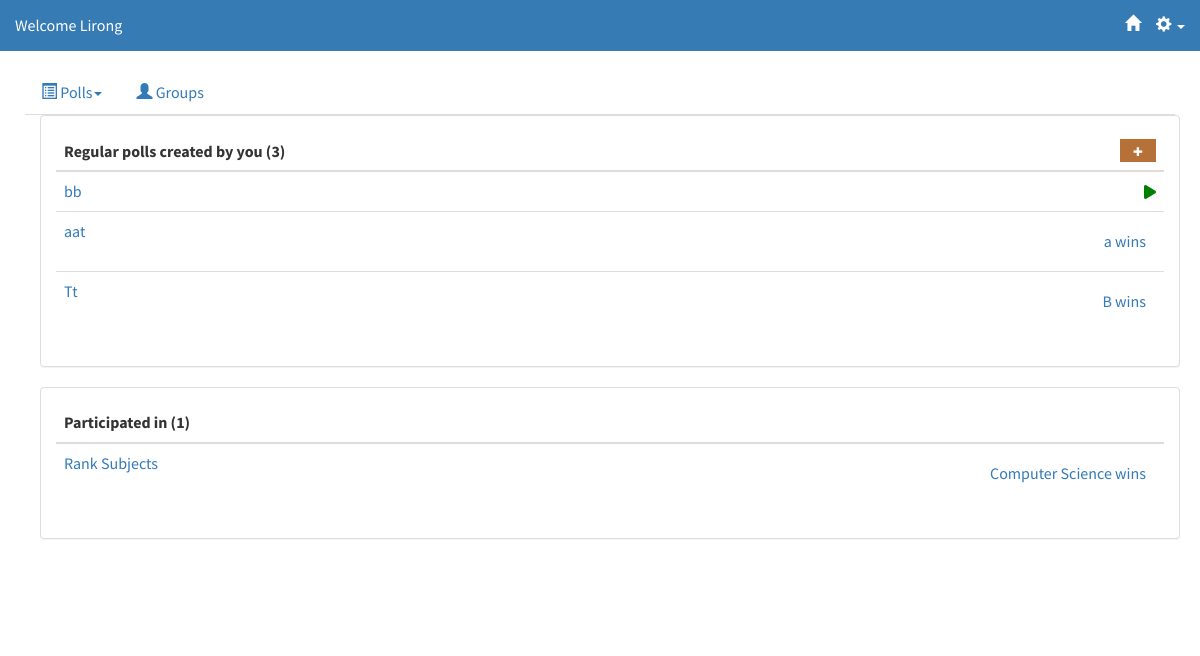
The page /polls/regular_polls (signed in) on the database as committed earlier.
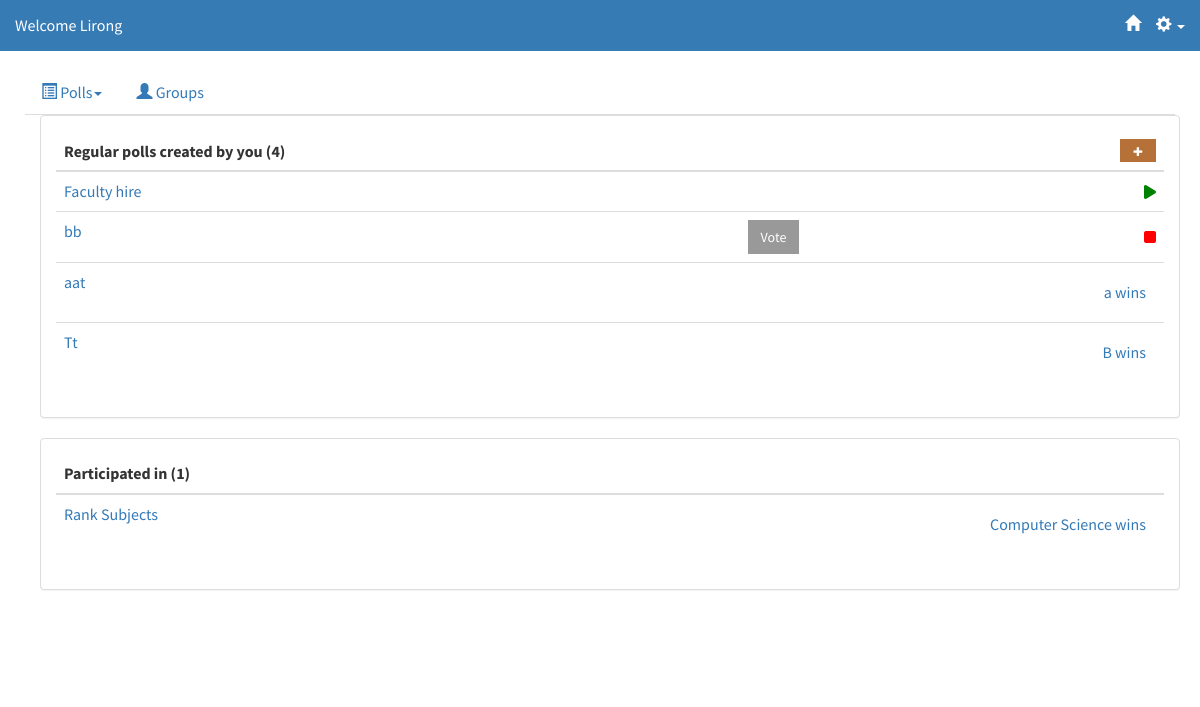
The same page on the database as committed later.
### polls/models.py (models this page shows, shortened)
@python_2_unicode_compatible
class Question(models.Model):
    question_text = models.CharField(max_length=20)
    question_desc = models.CharField(max_length=500, null=True, blank=True)
    image = models.ImageField(upload_to='static/img/items/', blank=True, null=True)
    imageURL = models.CharField(max_length=500, blank=True, null=True)
    pub_date = models.DateTimeField('date published')
    follow_up = models.OneToOneField('Question', on_delete=models.CASCADE, null = True, blank = True)
    question_owner = models.ForeignKey(User, null=True)
    question_voters = models.ManyToManyField(User, related_name='poll_participated')
    status = models.IntegerField(default=1)
    display_pref = models.IntegerField(default=1)
    emailInvite = models.BooleanField(default=True)
    emailDelete = models.BooleanField(default=True)
    emailStart = models.BooleanField(default=True)
    emailStop = models.BooleanField(default=True)
    poll_algorithm = models.IntegerField(default=1)
    question_type = models.IntegerField(default=1)
    winner = models.CharField(max_length=200)
    m_poll = models.BooleanField(default=False)
    open = models.BooleanField(default=False)

### polls/views.py (the view)
class RegularPollsView(generic.ListView):
    template_name = 'polls/regular_polls.html'
    context_object_name = 'question_list'
    def get_queryset(self):
        return Question.objects.all()
    def get_context_data(self, **kwargs):
        ctx = super(RegularPollsView, self).get_context_data(**kwargs)
        ctx['polls_created'] = Question.objects.filter(question_owner = self.request.user, m_poll = False).order_by('-pub_date')
        ctx['polls_participated'] = self.request.user.poll_participated.filter(m_poll = False).exclude(question_owner = self.request.user).order_by('-pub_date')
        return ctx

### polls/templates/polls/regular_polls.html (shortened to what this page needs)
{% extends 'polls/base.html' %}
{% block content %}
<div class="container" >
    <div name="created" class="panel panel-default">
        <div class="panel-body">
        <table style = "width:100%;" class="table" name="created">
            <thead>
                <tr>
                    <th>
		                  Regular polls created by you ({{ polls_created|length }})
                    </th>
                    <th></th>
                    <th>
                            <a href="{% url 'polls:AddStep1' %}" style='font-size:60%; float:right;' class="btn btn-yellow">
                                    <span class="glyphicon glyphicon-plus"></span>
                            </a>
                    </th>
                </tr>
            </thead>
            {% for question in polls_created %}
                <tr>
                    <td>
                        <a href="{% url 'polls:pollinfo' question.id %}" data-toggle="tooltip" data-placement="right" title="Description: {%if question.question_desc %} {{question.question_desc}} {%else%} None. {%endif%}">{{ question.question_text }}</a>
                    </td>
                    <td style="vertical-align:middle">
                        {% if question.status == 2 %}
                            <a href="{% url 'polls:detail' question.id %}" class ="btn btn-dark" role="button" >Vote</a>
                        {% endif %}
                    </td>
                    {% if question.status == 1 %}
                        <td style="vertical-align:middle">
                            <div class="start-icon">
                            <i class="fa fa-play" aria-hidden="true" data-toggle="modal" data-target="#confirm-start{{ question.id }}"></i>
                            </div>
                        </td>
                    {% elif question.status == 2 %}
                        <td style="vertical-align:middle">
                            <div class="stop-icon">
                            <i class="fa fa-stop" aria-hidden="true" data-toggle="modal" data-target="#confirm-stop{{ question.id }}"></i>
                            </div>
                        </td>
                    {% elif question.status == 3 %}
                            <td>
                                {% if question.question_type == 1 %}
                                    <a style="float:right;margin:10px" href="{% url 'polls:voteresults' question.id %}" >
                                        {{question.winner}} wins
                                    </a>
                                {% endif %}
                            </td>
                    {% endif %}
                </tr>
            {% endfor %}
        </table>
        </div>
    </div>
    <div name="participated" class="panel panel-default">
        <div class="panel-body">
        <table class="table" >
            <thead>
                <tr>
                    <th>
                        Participated in	({{ polls_participated|length }})
                    </th>
                    <th></th>
                    <th></th>
                </tr>
            </thead>
            {% for question in polls_participated %}
            <tr>
                <td>
                    <a href="{% url 'polls:pollinfo' question.id %}" data-toggle="tooltip" data-placement="right" title="Description: {%if question.question_desc %} {{question.question_desc}} {%else%} None. {%endif%}">
                    {{ question.question_text }}
                    </a>
                </td>
                <td>
                </td>
                {% if question.status == 1 %}
                    <td>Poll not started</td>
                {% elif question.status == 2 %}
                    <td>In session</td>
                {% elif question.status == 3 %}
                    <td>
                        {% if question.question_type == 1 %}
                            <a style="float:right;margin:10px" href="{% url 'polls:voteresults' question.id %}" >
                            {{question.winner}} wins
                        </a>
                        {% endif %}
                    </td>
                {% endif %}
                </tr>
            {% endfor %}
        </table>
        </div>
    </div>
</div>
{% endblock %}

### polls/templates/polls/base.html (shortened to what this page needs)
{% load staticfiles %}
<html>
	<head>
    <link rel="stylesheet" href="https://maxcdn.bootstrapcdn.com/bootstrap/3.3.6/css/bootstrap.min.css" />
    <link rel="stylesheet" type="text/css" href="{% static 'css/stylish-portfolio.css' %}" />
    <link rel="stylesheet" type="text/css" href="{% static 'css/shared.css' %}"/>
	{% if request.flavour == "mobile" %}
	<link rel="stylesheet" type="text/css" href="/static/css/mobile.css"/>
	{% else %}
	<link rel="stylesheet" type="text/css" href="/static/css/desktop.css"/>
	{% endif %}
    <link href="https://cdnjs.cloudflare.com/ajax/libs/select2/4.0.3/css/select2.min.css" rel="stylesheet" />
	</head>
	<body>
                {% if user.is_authenticated %}
				 <nav class="navbar navbar-default navbar-fixed-top" style="background-color:#377BB5; border-color: transparent;">
                {% else %}
                 <nav class="navbar navbar-default navbar-fixed-top" style="background-color:transparent; border-color: transparent;">
                {%endif%}
					{% if request.flavour == "mobile" %}
					<div class="container-fluid" style = "margin-left: 10px; margin-right: 10px;">
				    {% else %}
				    <div class="container-fluid">
				    {% endif %}
                        <div class="navbar-header" >
                            <a class="navbar-brand" href="/polls/" style ="font-size: 100%;
                            {% if user.is_authenticated %}
                            color:white;
                            {%else%}
                            color:black;
                            {% endif %}">
                                 Welcome
                                {% if user.is_authenticated %}
                                {% if request.user.first_name != "" %}
                                {{ request.user.first_name }}
                                {% endif %}
                                {% endif %} </a>
                           </div>
                        <div class="collapse navbar-collapse" id="bs-example-navbar-collapse-1">
							{% if user.is_authenticated %}
							<ul class="nav navbar-nav navbar-right">
                                <li><a href="{% url 'polls:index' %}" style="color:white;"><span class="glyphicon navbar-right glyphicon-home"></span></a></li>
								<li class="dropdown">
									<a class="dropdown-toggle" data-toggle="dropdown" role="button" aria-haspopup="true" aria-expanded="false" style="color:white;"> <span class="glyphicon glyphicon-cog"> </span> <span class="caret"></span> </a>
								</li>
							</ul>
							{% endif %}
                            </div>
						</div>
				</nav>
            {% if user.is_authenticated %}
				<div class="container-fluid" style="padding: 70px 20px;">
                    <ul class="nav nav-tabs">
                    <li role="presentation" class="dropdown">
                        <a class="dropdown-toggle" data-toggle="dropdown"  role="button" aria-haspopup="true" aria-expanded="false">
                        <span class="glyphicon glyphicon-list-alt"></span> Polls<span class="caret"></span>
                        </a>
                    </li>
                            <li><a href="{% url 'groups:index' %}"><span class="glyphicon glyphicon-user"></span> Groups</a></li>
                    </ul>
            {% else %}
                <div name="MainPage">
            {% endif %}
            {% block content %}
            {% endblock %}
              	</div>
	</body>
</html>

### static/css/stylish-portfolio.css (style rules this page uses)
html, body { width: 100%; height: 100%; }
body { font-family: "Source Sans Pro","Helvetica Neue",Helvetica,Arial,sans-serif; }
.btn-dark { color: #fff; background-color: rgba(0,0,0,0.4); }
.btn-yellow { color: white; background-color: #b57137; }
.btn-yellow span { color:white; }
.stop-icon { font-size:.8em; color:red; cursor:pointer; float:right; }
.start-icon { font-size:.8em; color:green; cursor:pointer; float:right; }

### static/css/shared.css (style rules this page uses)
* { font-size: 100%; }
a { font-size: 100%; text-decoration: none !important; }
div { font-size:100% !important; }

### static/css/desktop.css (style rules this page uses)
body { min-height: 1000px; padding-top: 0px; padding-bottom: 20px; margin-left: 0; margin-right: 0; padding-left: 5px; padding-right: 5px; font-size: medium; }

### polls/templates/polls/base.html (style rules this page uses)
.btn { border-radius:0; }

Rows that differ between the two databases and show on the page:
added Question: question_text "Faculty hire"
changed Question "bb": now shows "Vote"
Other text that changed with them:
{{ polls_created|length }}: "3" → "4"
